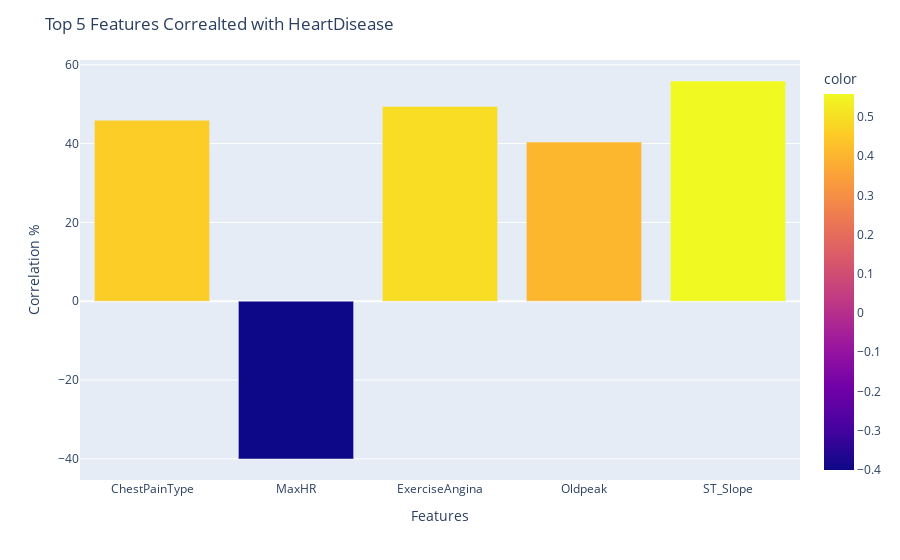

The cell this chart's notebook holds for it:
### Code cell
fig = px.bar(x=df_cor.index.astype("str"),y = df_cor.values*100 ,color = df_cor.values )
fig.update_layout(xaxis_title="Features", yaxis_title="Correlation %",title = "Top 5 Features Correalted with HeartDisease" )

fig.show()

### Figure 1 — Plotly figure (JSON) as saved in the notebook; plotly's stock layout.template omitted (floating-point values rounded to 4 significant figures)
{"data": [{"alignmentgroup": "True", "hovertemplate": "x=%{x}<br>y=%{y}<br>color=%{marker.color}<extra></extra>", "legendgroup": "", "marker": {"color": [0.459, -0.4004, 0.4943, 0.404, 0.5588], "coloraxis": "coloraxis", "pattern": {"shape": ""}}, "name": "", "offsetgroup": "", "orientation": "v", "showlegend": false, "textposition": "auto", "type": "bar", "x": ["ChestPainType", "MaxHR", "ExerciseAngina", "Oldpeak", "ST_Slope"], "xaxis": "x", "y": [45.9, -40.04, 49.43, 40.4, 55.88], "yaxis": "y"}], "layout": {"barmode": "relative", "coloraxis": {"colorbar": {"title": {"text": "color"}}, "colorscale": [[0, "#0d0887"], [0.1111, "#46039f"], [0.2222, "#7201a8"], [0.3333, "#9c179e"], [0.4444, "#bd3786"], [0.5556, "#d8576b"], [0.6667, "#ed7953"], [0.7778, "#fb9f3a"], [0.8889, "#fdca26"], [1, "#f0f921"]]}, "legend": {"tracegroupgap": 0}, "margin": {"t": 60}, "title": {"text": "Top 5 Features Correalted with HeartDisease"}, "xaxis": {"anchor": "y", "domain": [0, 1], "title": {"text": "Features"}}, "yaxis": {"anchor": "x", "domain": [0, 1], "title": {"text": "Correlation %"}}}}
